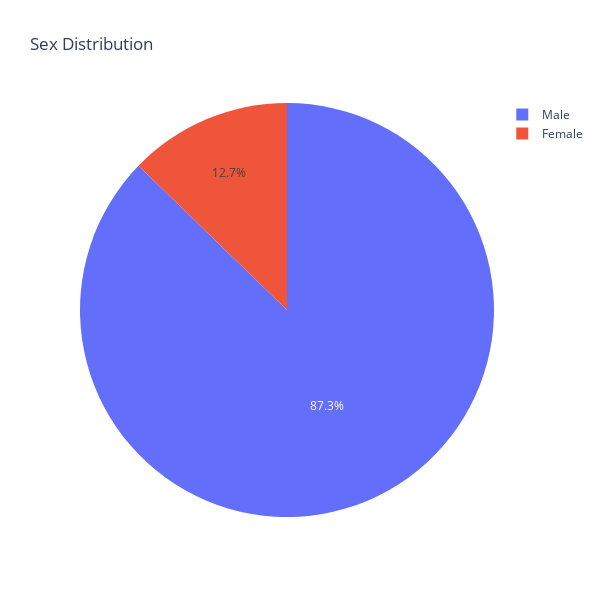

This figure's notebook cell:
### Markdown cell above
##### Deep dive into sex and recidivism

### Code cell
pie_me = data['Sex'].value_counts().reset_index()
pie_me.columns = ['Sex', 'count']

fig = px.pie(
    pie_me, 
    values='count', 
    names='Sex',  
    title='Sex Distribution', 
    width=600, 
    height=600
)

fig.show()

### Figure 1 — Plotly figure (JSON) as saved in the notebook; plotly's stock layout.template omitted (floating-point values rounded to 4 significant figures)
{"data": [{"domain": {"x": [0, 1], "y": [0, 1]}, "hovertemplate": "Sex=%{label}<br>count=%{value}<extra></extra>", "labels": ["Male", "Female"], "legendgroup": "", "name": "", "showlegend": true, "type": "pie", "values": [21124, 3083]}], "layout": {"height": 600, "legend": {"tracegroupgap": 0}, "title": {"text": "Sex Distribution"}, "width": 600}}
